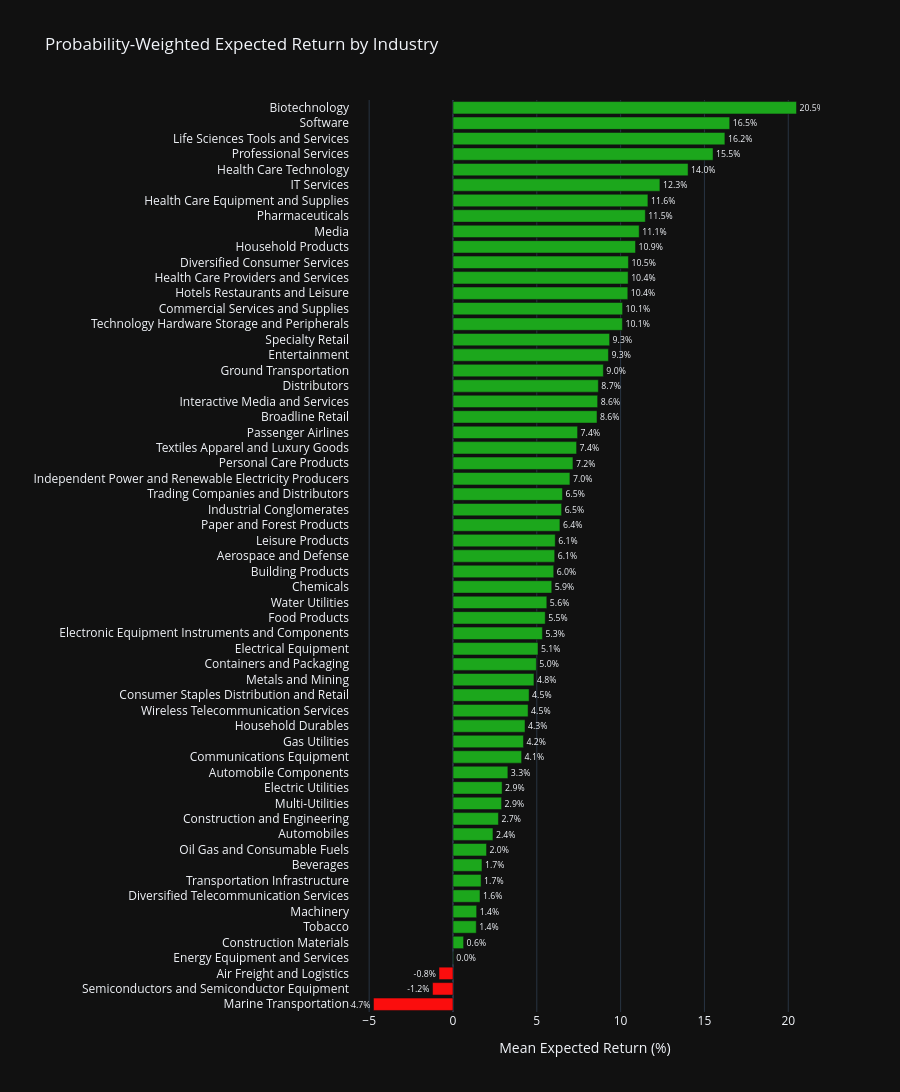

Notebook source saved alongside this figure:
### Markdown cell above
### 5.2 Probability-Weighted Expected Return by Sector

### Code cell
pt_sector = (
    pt.groupby("industry")
    .agg(
        mean_expected_return=("expected_return_prob_weighted", "mean"),
        median_expected_return=("expected_return_prob_weighted", "median"),
        mean_achievement_prob=("achievement_probability", "mean"),
        mean_conviction=("analyst_conviction", "mean"),
        count=("ticker", "count"),
    )
    .reset_index()
    .sort_values("mean_expected_return", ascending=True)
)

fig = go.Figure()
fig.add_trace(
    go.Bar(
        y=pt_sector["industry"],
        x=pt_sector["mean_expected_return"],
        orientation="h",
        marker_color=[
            COLORS[2] if v >= 0 else COLORS[3]
            for v in pt_sector["mean_expected_return"]
        ],
        text=pt_sector["mean_expected_return"].apply(lambda v: f"{v:.1f}%"),
        textposition="outside",
        hovertemplate=(
            "<b>%{y}</b><br>"
            "Mean Prob-Weighted Return: %{x:.2f}%<br>"
            "Avg Achievement Prob: %{customdata[0]:.0%}<br>"
            "Avg Conviction: %{customdata[1]:.1f}<br>"
            "Stocks: %{customdata[2]}"
        ),
        customdata=pt_sector[["mean_achievement_prob", "mean_conviction", "count"]].values,
    )
)
fig.update_layout(
    title="Probability-Weighted Expected Return by Industry",
    xaxis_title="Mean Expected Return (%)",
    template=PLOTLY_TEMPLATE,
    height=1100,
    margin=dict(l=350),
)
fig.show()

### Figure 1 — Plotly figure (JSON) as saved in the notebook; plotly's stock layout.template omitted (floating-point values rounded to 4 significant figures; data arrays with more than 128 entries replaced by an {"elided": "..."} marker saying what was removed)
{"data": [{"customdata": {"elided": "59x3 float values"}, "hovertemplate": "<b>%{y}</b><br>Mean Prob-Weighted Return: %{x:.2f}%<br>Avg Achievement Prob: %{customdata[0]:.0%}<br>Avg Conviction: %{customdata[1]:.1f}<br>Stocks: %{customdata[2]}", "marker": {"color": ["#FB0D0D", "#FB0D0D", "#FB0D0D", "#1CA71C", "#1CA71C", "#1CA71C", "#1CA71C", "#1CA71C", "#1CA71C", "#1CA71C", "#1CA71C", "#1CA71C", "#1CA71C", "#1CA71C", "#1CA71C", "#1CA71C", "#1CA71C", "#1CA71C", "#1CA71C", "#1CA71C", "#1CA71C", "#1CA71C", "#1CA71C", "#1CA71C", "#1CA71C", "#1CA71C", "#1CA71C", "#1CA71C", "#1CA71C", "#1CA71C", "#1CA71C", "#1CA71C", "#1CA71C", "#1CA71C", "#1CA71C", "#1CA71C", "#1CA71C", "#1CA71C", "#1CA71C", "#1CA71C", "#1CA71C", "#1CA71C", "#1CA71C", "#1CA71C", "#1CA71C", "#1CA71C", "#1CA71C", "#1CA71C", "#1CA71C", "#1CA71C", "#1CA71C", "#1CA71C", "#1CA71C", "#1CA71C", "#1CA71C", "#1CA71C", "#1CA71C", "#1CA71C", "#1CA71C"]}, "orientation": "h", "text": ["-4.7%", "-1.2%", "-0.8%", "0.0%", "0.6%", "1.4%", "1.4%", "1.6%", "1.7%", "1.7%", "2.0%", "2.4%", "2.7%", "2.9%", "2.9%", "3.3%", "4.1%", "4.2%", "4.3%", "4.5%", "4.5%", "4.8%", "5.0%", "5.1%", "5.3%", "5.5%", "5.6%", "5.9%", "6.0%", "6.1%", "6.1%", "6.4%", "6.5%", "6.5%", "7.0%", "7.2%", "7.4%", "7.4%", "8.6%", "8.6%", "8.7%", "9.0%", "9.3%", "9.3%", "10.1%", "10.1%", "10.4%", "10.4%", "10.5%", "10.9%", "11.1%", "11.5%", "11.6%", "12.3%", "14.0%", "15.5%", "16.2%", "16.5%", "20.5%"], "textposition": "outside", "x": [-4.741, -1.221, -0.8336, 0.02214, 0.6331, 1.39, 1.413, 1.611, 1.678, 1.729, 2.002, 2.385, 2.712, 2.899, 2.93, 3.274, 4.094, 4.205, 4.297, 4.48, 4.54, 4.831, 4.974, 5.072, 5.334, 5.503, 5.598, 5.892, 6.009, 6.067, 6.1, 6.379, 6.48, 6.53, 6.975, 7.156, 7.374, 7.432, 8.592, 8.629, 8.671, 8.97, 9.274, 9.343, 10.11, 10.12, 10.43, 10.45, 10.47, 10.89, 11.11, 11.47, 11.63, 12.34, 14.02, 15.51, 16.22, 16.51, 20.49], "y": ["Marine Transportation", "Semiconductors and Semiconductor Equipment", "Air Freight and Logistics", "Energy Equipment and Services", "Construction Materials", "Tobacco", "Machinery", "Diversified Telecommunication Services", "Transportation Infrastructure", "Beverages", "Oil Gas and Consumable Fuels", "Automobiles", "Construction and Engineering", "Multi-Utilities", "Electric Utilities", "Automobile Components", "Communications Equipment", "Gas Utilities", "Household Durables", "Wireless Telecommunication Services", "Consumer Staples Distribution and Retail", "Metals and Mining", "Containers and Packaging", "Electrical Equipment", "Electronic Equipment Instruments and Components", "Food Products", "Water Utilities", "Chemicals", "Building Products", "Aerospace and Defense", "Leisure Products", "Paper and Forest Products", "Industrial Conglomerates", "Trading Companies and Distributors", "Independent Power and Renewable Electricity Producers", "Personal Care Products", "Textiles Apparel and Luxury Goods", "Passenger Airlines", "Broadline Retail", "Interactive Media and Services", "Distributors", "Ground Transportation", "Entertainment", "Specialty Retail", "Technology Hardware Storage and Peripherals", "Commercial Services and Supplies", "Hotels Restaurants and Leisure", "Health Care Providers and Services", "Diversified Consumer Services", "Household Products", "Media", "Pharmaceuticals", "Health Care Equipment and Supplies", "IT Services", "Health Care Technology", "Professional Services", "Life Sciences Tools and Services", "Software", "Biotechnology"], "type": "bar"}], "layout": {"margin": {"l": 350}, "title": {"text": "Probability-Weighted Expected Return by Industry"}, "xaxis": {"title": {"text": "Mean Expected Return (%)"}}, "height": 1100}}
